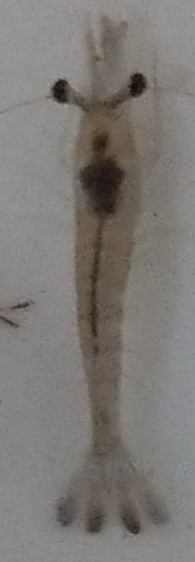
#> input picture target1.jpeg, 195 x 562 px
$ python main.py
#> lines starting #> are read from the running program, lines starting #| are printed output that depends on the picture; after the words box and inside, x2 and y2 are one past the last pixel; in counts of white or black regions, pixels touching at a corner belong together
import cv2
from matplotlib import pyplot as plt


def compute_fast_det(img, is_nms=True, thresh=10):
#> called with is_nms = True, thresh = 10
    gray = cv2.cvtColor(img, cv2.COLOR_BGR2GRAY)
#> img is the input picture: shape (562, 195, 3); mean B, G, R 117.5, 121.2, 124.3

    # Initiate FAST object with default values
    fast = cv2.FastFeatureDetector_create()  # FastFeatureDetector()

    #     # find and draw the keypoints
    if not is_nms:
        fast.setNonmaxSuppression(0)

    fast.setThreshold(thresh)

    kp = fast.detect(img, None)
#> kp = 282 keypoints; strongest (x, y, size): (26, 304, 7), (136, 532, 7), (135, 74, 7), (129, 86, 7)
    cv2.drawKeypoints(img, kp, img, color=(255, 0, 0))
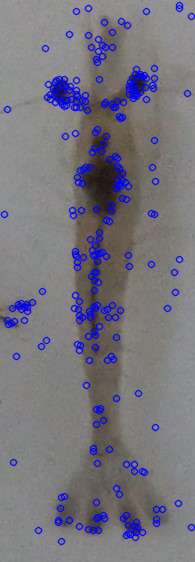
#> img: shape (562, 195, 3); 9.63% of pixels changed, all inside (x1, y1, x2, y2) = (0, 1, 195, 546)

    sift = cv2.SIFT_create()
    kp = sift.detect(gray, None)
#> kp = 68 keypoints; strongest (x, y, size): (60, 91, 13.1), (137, 84, 12.8), (103, 182, 37.3), (133, 527, 9.8)

    img = cv2.drawKeypoints(gray, kp, gray)

    plt.figure(figsize=(12, 8))
    plt.imshow(cv2.cvtColor(img, cv2.COLOR_BGR2RGB))
    plt.axis('off')
    plt.show()
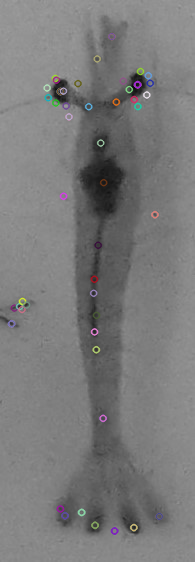
#> shown: shape (562, 195, 3); mean R, G, B 122.3, 122.1, 122.2


def compute_fast_det1(filename, is_nms=True, thresh=10):
    img = cv2.imread(filename)

    # Initiate FAST object with default values
    fast = cv2.FastFeatureDetector_create()  # FastFeatureDetector()

    # find and draw the keypoints
    if not is_nms:
        fast.setNonmaxSuppression(0)

    fast.setThreshold(thresh)

    kp = fast.detect(img, None)
    cv2.drawKeypoints(img, kp, img, color=(255, 0, 0))

    return img


def main():
    compute_fast_det(cv2.imread("target1.jpeg"))


if __name__ == '__main__':
    main()
